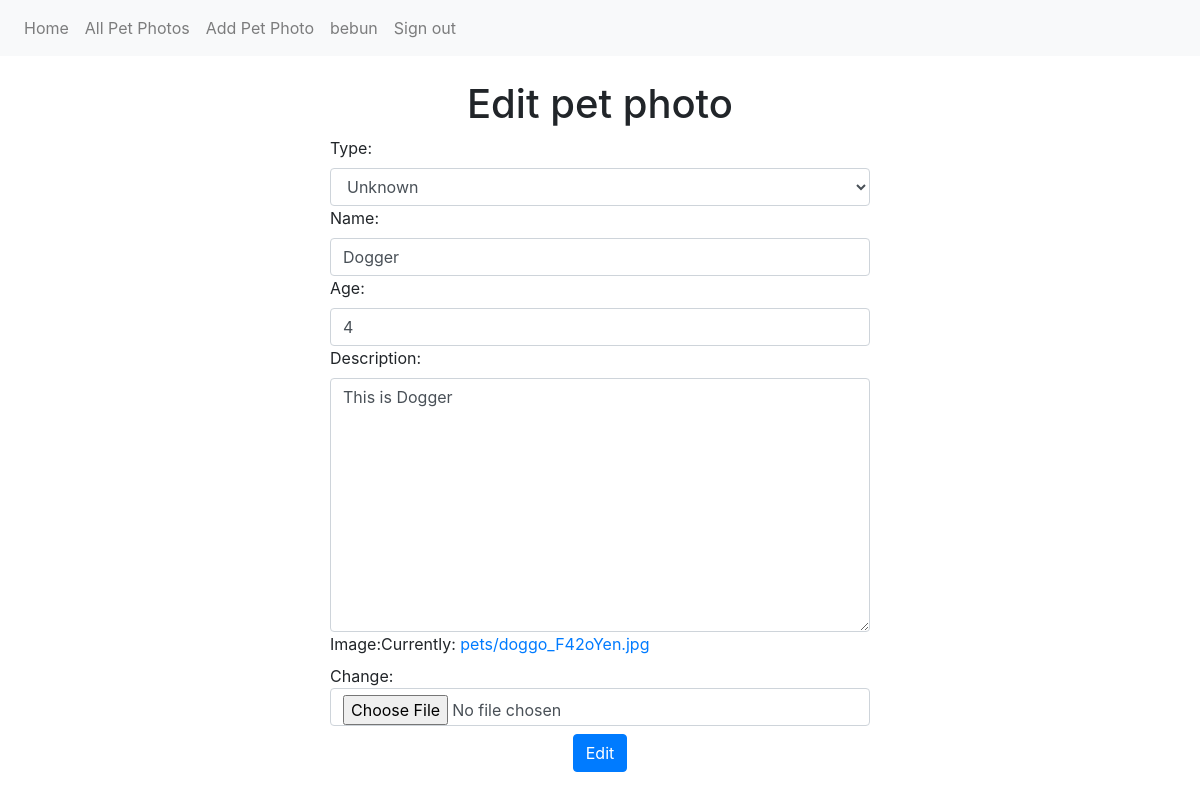
/pets/edit/8/ (signed in), run on the app's committed database.
### Petstagram/pets/models.py (models this page shows, shortened)
class Pet(models.Model):
    DOG = 'dog'
    CAT = 'cat'
    PARROT = 'parrot'
    UNKNOWN = 'unknown'
    PET_TYPES = (
        (DOG, 'Dog'),
        (CAT, 'Cat'),
        (PARROT, 'Parrot'),
        (UNKNOWN, 'Unknown'),
    )
    type = models.CharField(max_length=7, choices=PET_TYPES, default=UNKNOWN)
    name = models.CharField(max_length=6, blank=False)
    age = models.IntegerField(blank=False)
    description = models.TextField(blank=False)
    image = models.ImageField(
        upload_to='pets',
    )
    user = models.ForeignKey(UserProfile, on_delete=models.CASCADE)

### Petstagram/pets/views.py (the view, shortened to what this page needs)
# urls.py: path('edit/<int:pk>/', UpdatePetView.as_view(), name='edit pet'),
class UpdatePetView(auth_mixins.LoginRequiredMixin, views.UpdateView):
    template_name = 'pet_edit.html'
    model = Pet
    form_class = PetForm

### Petstagram/pets/forms/pet_form.py
class PetForm(forms.ModelForm):
    def __init__(self, *args, **kwargs):
        super().__init__(*args, **kwargs)
        for (_, field) in self.fields.items():
            field.widget.attrs['class'] = 'form-control'
    class Meta:
        model = Pet
        exclude = ('user',)
        widgets = {
            'image_url': forms.TextInput(
                attrs={
                    'id': 'img_input',
                }
            )
        }

### templates/pet_edit.html (shortened to what this page needs)
{% extends 'shared/site.html' %}
{% block site_content %}
    <h1 class="text-center">Edit pet photo</h1>
    <div class="row">
        <div class="col-lg-3"></div>
        <div class="col-lg-6">
            <form method="post" action="{% url 'edit pet' pet.pk %}" class="furniture-form" enctype="multipart/form-data">
                {{ form }}
                <button class="btn btn-primary mt-2 mx-auto d-block" type="submit">Edit</button>
            </form>
        </div>
        <div class="col-lg-3"></div>
    </div>
{% endblock %}

### templates/shared/site.html (shortened to what this page needs)
<!DOCTYPE html>
<html lang="en">
<head>
    <link rel="stylesheet" href="https://stackpath.bootstrapcdn.com/bootstrap/4.3.1/css/bootstrap.min.css"
>
    <link rel="stylesheet" href="https://stackpath.bootstrapcdn.com/font-awesome/4.7.0/css/font-awesome.min.css"
>
</head>
<body>
<nav class="navbar navbar-expand-lg navbar-light bg-light" style="margin-bottom:2%">
    <div class="collapse navbar-collapse" id="navbarNavDropdown">
        <ul class="navbar-nav">
            <a class="nav-link" href="/">Home</a>
            <a class="nav-link" href="{% url 'list pets' %}">All Pet Photos</a>
            <a class="nav-link" href="{% url 'create pet' %}">Add Pet Photo</a>
            {% if user.is_authenticated %}
                <li class="nav-item">
                    <a class="nav-link" href="{% url 'user profile' user.pk %}">{{ user.username }}</a>
                </li>
                <li class="nav-item">
                    <a class="nav-link" href="{% url 'signout user' %}">Sign out</a>
                </li>
            {% endif %}
        </ul>
    </div>
</nav>
<div class="container">
    {% block site_content %}
    {% endblock %}
</div>
</body>
</body>
</html>

### data on the page
Pet: type "Unknown", name "Dogger", age "4", description "This is Dogger"

### other printed values
{{ user.username }} "bebun"
